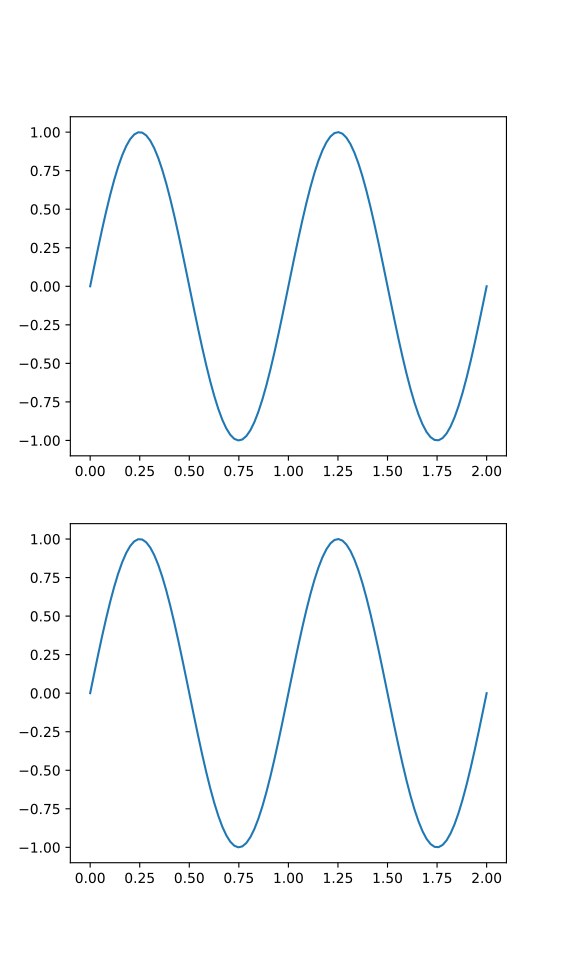

Source code (Python):

import numpy as np
import matplotlib.pyplot as plt

semnal_sin=lambda x,f:np.sin(f+2*np.pi*x)
semnal_cos=lambda x,f:np.cos(f+2*np.pi*x)
axs, fig=plt.subplots(2)

ens=np.linspace(0,2,100);
fig[0].plot(ens,semnal_sin(ens,0))
fig[1].plot(ens,semnal_cos(ens,-np.pi/2))

plt.show()
